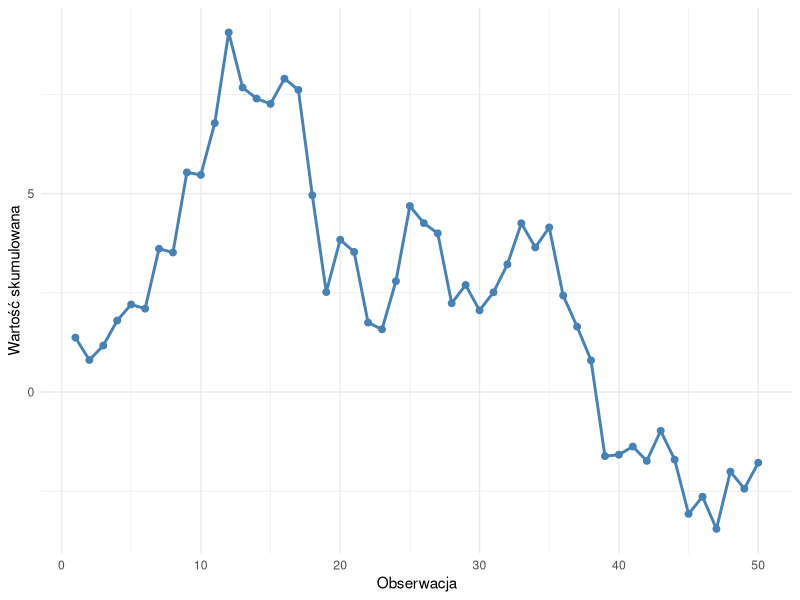

Source code (R):
## ---- chunk 1
#| label: fig-r-example
#| fig-cap: "Przykładowy wykres wygenerowany w R"
#| echo: true
#| warning: false
#| fig-width: 6
#| fig-height: 4
library(ggplot2)
set.seed(42)
dane <- data.frame(
  x = 1:50,
  y = cumsum(rnorm(50))
)
ggplot(dane, aes(x = x, y = y)) +
  geom_line(color = "steelblue", linewidth = 1) +
  geom_point(color = "steelblue", size = 2) +
  labs(
    x = "Obserwacja",
    y = "Wartość skumulowana"
  ) +
  theme_minimal()
